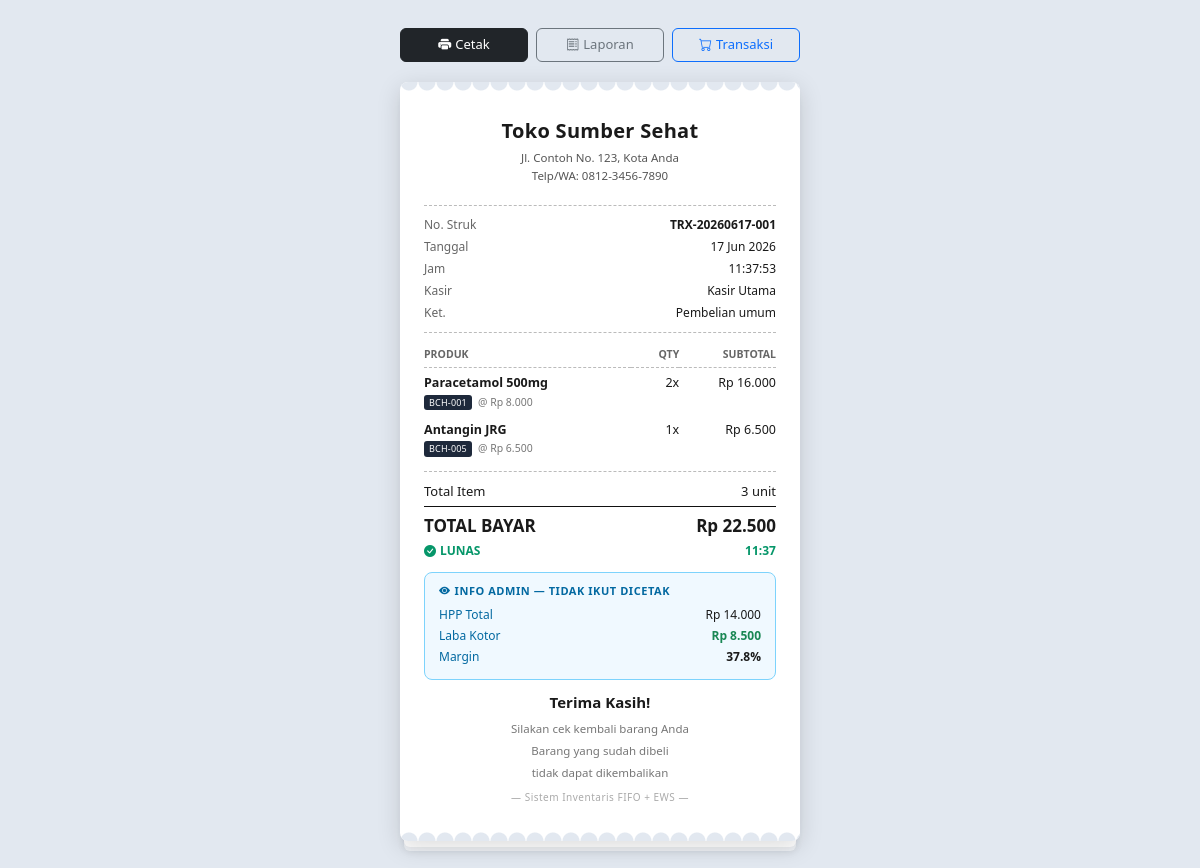
Screenshot of /struk.php?id=1 (signed in) with the database file from the repository.
### tables this page shows
CREATE TABLE setting_toko (
    id               INT AUTO_INCREMENT PRIMARY KEY,
    nama_toko        VARCHAR(150) NOT NULL DEFAULT 'Toko Saya',
    alamat           VARCHAR(255) DEFAULT NULL,
    no_hp            VARCHAR(30)  DEFAULT NULL,
    threshold_merah  INT NOT NULL DEFAULT 30,
    threshold_kuning INT NOT NULL DEFAULT 90,
    updated_at       TIMESTAMP DEFAULT CURRENT_TIMESTAMP ON UPDATE CURRENT_TIMESTAMP
);

CREATE TABLE transaksi (
    id              INT AUTO_INCREMENT PRIMARY KEY,
    kode_transaksi  VARCHAR(50) NOT NULL UNIQUE,
    kasir_id        INT NOT NULL,
    total_item      INT NOT NULL DEFAULT 0,
    total_nilai     DECIMAL(15,2) NOT NULL DEFAULT 0,
    keterangan      TEXT DEFAULT NULL,
    created_at      TIMESTAMP DEFAULT CURRENT_TIMESTAMP,
    CONSTRAINT fk_transaksi_kasir FOREIGN KEY (kasir_id)
        REFERENCES users(id) ON DELETE RESTRICT,
    INDEX idx_transaksi_tgl (created_at)
);

CREATE TABLE users (
    id         INT AUTO_INCREMENT PRIMARY KEY,
    nama       VARCHAR(100) NOT NULL,
    username   VARCHAR(50)  NOT NULL UNIQUE,
    password   VARCHAR(255) NOT NULL,
    role       ENUM('admin','kasir') NOT NULL DEFAULT 'kasir',
    created_at TIMESTAMP DEFAULT CURRENT_TIMESTAMP
);

CREATE TABLE detail_transaksi (
    id            INT AUTO_INCREMENT PRIMARY KEY,
    transaksi_id  INT NOT NULL,
    produk_id     INT NOT NULL,
    qty           INT NOT NULL,
    harga_satuan  DECIMAL(15,2) NOT NULL,
    subtotal      DECIMAL(15,2) NOT NULL,
    CONSTRAINT fk_detail_transaksi FOREIGN KEY (transaksi_id)
        REFERENCES transaksi(id) ON DELETE CASCADE,
    CONSTRAINT fk_detail_produk FOREIGN KEY (produk_id)
        REFERENCES produk(id) ON DELETE RESTRICT
);

CREATE TABLE produk (
    id           INT AUTO_INCREMENT PRIMARY KEY,
    no_batch     VARCHAR(50)  NOT NULL UNIQUE,
    nama_produk  VARCHAR(150) NOT NULL,
    kategori_id  INT NOT NULL,
    harga_beli   DECIMAL(15,2) NOT NULL DEFAULT 0,
    harga_jual   DECIMAL(15,2) NOT NULL DEFAULT 0,
    stok         INT NOT NULL DEFAULT 0,
    stok_awal    INT NOT NULL DEFAULT 0,
    tgl_masuk    DATE NOT NULL,
    tgl_expired  DATE NOT NULL,
    keterangan   TEXT DEFAULT NULL,
    created_at   TIMESTAMP DEFAULT CURRENT_TIMESTAMP,
    CONSTRAINT fk_produk_kategori FOREIGN KEY (kategori_id)
        REFERENCES kategori(id) ON DELETE RESTRICT,
    INDEX idx_produk_expired (tgl_expired),
    INDEX idx_produk_nama (nama_produk)
);

### koneksi.php (called while the page is built, shortened)
<?php
$host = "localhost";
$user = "root";
$pass = "";
$db   = "db_inventaris";
$koneksi = mysqli_connect($host, $user, $pass, $db);
mysqli_set_charset($koneksi, "utf8mb4");
$q_set = mysqli_query($koneksi, "SHOW TABLES LIKE 'setting_toko'");
if (mysqli_num_rows($q_set) > 0) {
    $setting = mysqli_fetch_assoc(mysqli_query($koneksi, "SELECT * FROM setting_toko LIMIT 1"));
    if ($setting) {
        $NAMA_TOKO   = $setting['nama_toko'] ?? 'Toko Saya';
        $ALAMAT_TOKO = $setting['alamat']    ?? '';
        $HP_TOKO     = $setting['no_hp']     ?? '';
    }
}
function tgl_indo($tgl) {
    $bulan = ['','Jan','Feb','Mar','Apr','Mei','Jun','Jul','Ags','Sep','Okt','Nov','Des'];
    $d = explode('-', $tgl);
    return $d[2] . ' ' . $bulan[(int)$d[1]] . ' ' . $d[0];
}
function rupiah($angka) {
    return 'Rp ' . number_format((float)$angka, 0, ',', '.');
}

### struk.php (the view, shortened to what this page needs)
<?php
    include 'koneksi.php';
    $id          = intval($_GET['id']       ?? 0);
    $q_trx = mysqli_fetch_assoc(mysqli_query($koneksi, "
        SELECT t.*, u.nama AS kasir_nama
        FROM transaksi t JOIN users u ON t.kasir_id = u.id
        WHERE t.id = $id LIMIT 1
    "));
    $q_items = mysqli_query($koneksi, "
        SELECT dt.qty, dt.harga_satuan, dt.subtotal,
            p.nama_produk, p.no_batch
        FROM detail_transaksi dt JOIN produk p ON dt.produk_id = p.id
        WHERE dt.transaksi_id = $id
        ORDER BY dt.id ASC
    ");
    $items = [];
    while ($r = mysqli_fetch_assoc($q_items)) $items[] = $r;
    $q_hpp  = mysqli_fetch_assoc(mysqli_query($koneksi, "
        SELECT COALESCE(SUM(dt.qty * p.harga_beli), 0) AS hpp
        FROM detail_transaksi dt JOIN produk p ON dt.produk_id = p.id
        WHERE dt.transaksi_id = $id
    "));
    $hpp      = floatval($q_hpp['hpp']);
    $omzet    = floatval($q_trx['total_nilai']);
    $laba     = $omzet - $hpp;
    $margin   = $omzet > 0 ? ($laba / $omzet * 100) : 0;
    $is_admin = ($_SESSION['user_role'] ?? '') === 'admin';
    ?>
    <!DOCTYPE html>
    <html lang="id">
    <head>
    <link href="https://cdn.jsdelivr.net/npm/bootstrap@5.3.2/dist/css/bootstrap.min.css" rel="stylesheet">
    <link href="https://cdn.jsdelivr.net/npm/bootstrap-icons@1.11.3/font/bootstrap-icons.min.css" rel="stylesheet">
    </head>
    <body>
    <div class="toolbar">
    <button onclick="window.print()" class="btn btn-dark">
        <i class="bi bi-printer-fill me-1"></i>Cetak
    </button>
    <a href="laporan_transaksi.php" class="btn btn-outline-secondary">
        <i class="bi bi-receipt me-1"></i>Laporan
    </a>
    <a href="transaksi.php" class="btn btn-outline-primary">
        <i class="bi bi-cart me-1"></i>Transaksi
    </a>
    </div>
    <div class="struk-wrap">
    <div class="struk">
        <div class="perf"></div>
        <div class="struk-body">
        <div class="store-header">
            <div class="store-name"><?= htmlspecialchars($NAMA_TOKO) ?></div>
            <?php if ($ALAMAT_TOKO): ?>
            <div class="store-sub"><?= nl2br(htmlspecialchars($ALAMAT_TOKO)) ?></div>
            <?php endif; ?>
            <?php if ($HP_TOKO): ?>
            <div class="store-sub">Telp/WA: <?= htmlspecialchars($HP_TOKO) ?></div>
            <?php endif; ?>
        </div>
        <div class="dash"></div>
        <div class="info-row">
            <span class="lbl">No. Struk</span>
            <span class="val"><strong><?= htmlspecialchars($q_trx['kode_transaksi']) ?></strong></span>
        </div>
        <div class="info-row">
            <span class="lbl">Tanggal</span>
            <span class="val"><?= tgl_indo(date('Y-m-d', strtotime($q_trx['created_at']))) ?></span>
        </div>
        <div class="info-row">
            <span class="lbl">Jam</span>
            <span class="val"><?= date('H:i:s', strtotime($q_trx['created_at'])) ?></span>
        </div>
        <div class="info-row">
            <span class="lbl">Kasir</span>
            <span class="val"><?= htmlspecialchars($q_trx['kasir_nama']) ?></span>
        </div>
        <?php if (!empty($q_trx['keterangan'])): ?>
        <div class="info-row">
            <span class="lbl">Ket.</span>
            <span class="val"><?= htmlspecialchars($q_trx['keterangan']) ?></span>
        </div>
        <?php endif; ?>
        <div class="dash"></div>
        <table class="item-table">
            <thead>
            <tr>
                <th>Produk</th>
                <th class="r qty-col">Qty</th>
                <th class="r sub-col">Subtotal</th>
            </tr>
            </thead>
            <tbody>
            <?php foreach ($items as $it): ?>
            <tr>
                <td>
                <div class="item-name"><?= htmlspecialchars($it['nama_produk']) ?></div>
                <div class="item-detail">
                    <span class="batch-pill"><?= htmlspecialchars($it['no_batch']) ?></span>
                    <span>@ <?= rupiah($it['harga_satuan']) ?></span>
                </div>
                </td>
                <td class="qty-col r"><?= $it['qty'] ?>x</td>
                <td class="sub-col"><?= rupiah($it['subtotal']) ?></td>
            </tr>
            <?php endforeach; ?>
            </tbody>
        </table>
        <div class="dash"></div>
        <div class="total-block">
            <div class="total-row">
            <span>Total Item</span>
            <span><?= $q_trx['total_item'] ?> unit</span>
            </div>
            <div class="total-row grand">
            <span>TOTAL BAYAR</span>
            <span><?= rupiah($omzet) ?></span>
            </div>
            <div class="total-row lunas mt-1">
            <span><i class="bi bi-check-circle-fill me-1"></i>LUNAS</span>
            <span><?= date('H:i', strtotime($q_trx['created_at'])) ?></span>
            </div>
        </div>
        <?php if ($is_admin && $hpp > 0): ?>
        <div class="admin-box">
            <div class="head"><i class="bi bi-eye-fill"></i>Info Admin — tidak ikut dicetak</div>
            <div class="admin-row">
            <span class="albl">HPP Total</span>
            <span><?= rupiah($hpp) ?></span>
            </div>
            <div class="admin-row">
            <span class="albl">Laba Kotor</span>
            <span class="<?= $laba >= 0 ? 'text-success' : 'text-danger' ?> fw-bold">
                <?= rupiah($laba) ?>
            </span>
            </div>
            <div class="admin-row">
            <span class="albl">Margin</span>
            <span class="fw-semibold"><?= number_format($margin, 1) ?>%</span>
            </div>
        </div>
        <?php endif; ?>
        <div class="struk-footer">
            <div class="thanks">Terima Kasih!</div>
            <div>Silakan cek kembali barang Anda</div>
            <div>Barang yang sudah dibeli</div>
            <div>tidak dapat dikembalikan</div>
            <div class="tagline">— Sistem Inventaris FIFO + EWS —</div>
        </div>
        </div>
        <div class="perf bottom"></div>
    </div>
    </div>
    </body>
    </html>

### struk.php (style rules this page uses)
body { background: #e2e8f0; font-family: 'Segoe UI', sans-serif; min-height: 100vh; display: flex; flex-direction: column; align-items: center; padding: 28px 16px 40px; }
.toolbar { width: 100%; max-width: 400px; display: flex; gap: 8px; margin-bottom: 20px; }
.toolbar .btn { flex: 1; font-size: 13px; }
.struk-wrap { width: 100%; max-width: 400px; position: relative; }
.struk-wrap::before, .struk-wrap::after { content: ''; position: absolute; left: 4px; right: 4px; height: 100%; background: #fff; border-radius: 6px; box-shadow: 0 2px 8px rgba(0,0,0,.08); z-index: 0; }
.struk-wrap::before { top: 6px; }
.struk-wrap::after { top: 10px; opacity:.5; }
.struk { background: #fff; position: relative; z-index: 2; border-radius: 8px; box-shadow: 0 6px 24px rgba(0,0,0,.14); overflow: hidden; }
.perf { width: 100%; height: 14px; background: radial-gradient( circle at 50% 0, #e2e8f0 8px, transparent 9px ) repeat-x; background-size: 18px 14px; }
.perf.bottom { transform: scaleY(-1); }
.struk-body { padding: 8px 24px 16px; font-size: 13px; color: #1a1a1a; }
.store-header { text-align: center; padding: 12px 0 10px; }
.store-name { font-size: 20px; font-weight: 800; letter-spacing: .3px; margin-bottom: 3px; }
.store-sub { font-size: 11.5px; color: #555; line-height: 1.6; }
.dash { border: none; border-top: 1px dashed #bbb; margin: 10px 0; }
.info-row { display: flex; justify-content: space-between; font-size: 12px; margin-bottom: 4px; gap: 8px; }
.info-row .lbl { color: #666; flex-shrink: 0; }
.info-row .val { font-weight: 500; text-align: right; word-break: break-word; }
.item-table { width: 100%; border-collapse: collapse; margin: 4px 0; }
.item-table th { font-size: 10.5px; font-weight: 700; text-transform: uppercase; color: #666; padding: 4px 0; border-bottom: 1px dashed #bbb; }
.item-table th.r, .item-table td.r { text-align: right; }
.item-table td { padding: 6px 0 4px; vertical-align: top; font-size: 12.5px; }
.item-name { font-weight: 600; }
.item-detail { font-size: 10.5px; color: #777; margin-top: 2px; display: flex; gap: 6px; align-items: center; }
.batch-pill { background: #1e293b; color: #fff; font-size: 9px; padding: 1px 5px; border-radius: 3px; letter-spacing: .2px; }
.qty-col { padding-left: 8px !important; white-space: nowrap; }
.sub-col { text-align: right; white-space: nowrap; font-weight: 500; }
.total-block { margin: 2px 0; }
.total-row { display: flex; justify-content: space-between; font-size: 13px; margin-bottom: 3px; }
.total-row.grand { font-size: 17px; font-weight: 800; border-top: 1.5px solid #111; padding-top: 6px; margin-top: 4px; }
.total-row.lunas { font-size: 12px; font-weight: 600; color: #059669; }
.admin-box { background: #f0f9ff; border: 1px solid #7dd3fc; border-radius: 8px; padding: 10px 14px; margin-top: 12px; font-size: 12px; }
.admin-box .head { font-weight: 700; color: #0369a1; font-size: 11px; text-transform: uppercase; letter-spacing: .05em; margin-bottom: 6px; display: flex; align-items: center; gap: 4px; }
.admin-row { display: flex; justify-content: space-between; margin-bottom: 3px; }
.admin-row .albl { color: #0369a1; }
.struk-footer { text-align: center; padding: 8px 0 4px; font-size: 11.5px; color: #777; line-height: 1.9; }
.struk-footer .thanks { font-size: 15px; font-weight: 700; color: #1a1a1a; margin-bottom: 2px; }
.struk-footer .tagline { font-size: 10px; color: #aaa; letter-spacing: .05em; margin-top: 4px; }

### rows the page displays
setting_toko: nama_toko "Toko Sumber Sehat", alamat "Jl. Contoh No. 123, Kota Anda", no_hp "0812-3456-7890"
transaksi: kode_transaksi "TRX-20260617-001", created_at "17 Jun 2026", created_at "11:37:53", kasir.nama "Kasir Utama", keterangan "Pembelian umum", total_item "3", total_nilai "Rp 22.500", created_at "11:37"
detail_transaksi: produk.nama_produk "Paracetamol 500mg", produk.no_batch "BCH-001", harga_satuan "Rp 8.000", qty "2", subtotal "Rp 16.000"
detail_transaksi: produk.nama_produk "Antangin JRG", produk.no_batch "BCH-005", harga_satuan "Rp 6.500", qty "1", subtotal "Rp 6.500"

### other values shown
rupiah($hpp) "Rp 14.000"
rupiah($laba) "Rp 8.500"
$margin "37.8"
